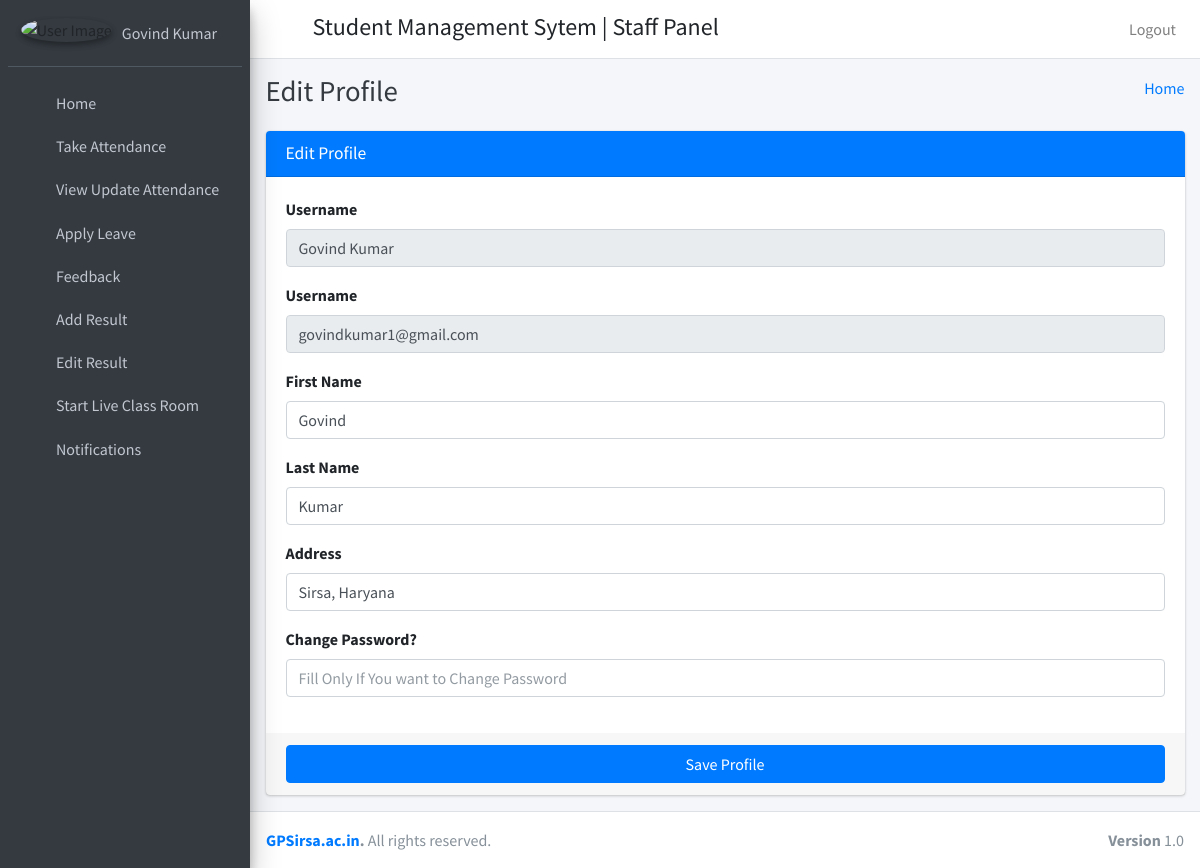
Page /staff_profile (signed in) on the committed database.
### student_management_app/models.py (models this page shows)
class CustomUser(AbstractUser):
    user_type_data=((1,"HOD"),(2,"Staff"),(3,"Student"))
    user_type=models.CharField(default=1,choices=user_type_data,max_length=10)

class Staffs(models.Model):
    id=models.AutoField(primary_key=True)
    admin=models.OneToOneField(CustomUser,on_delete=models.CASCADE)
    address=models.TextField()
    created_at=models.DateTimeField(auto_now_add=True)
    updated_at=models.DateTimeField(auto_now_add=True)
    fcm_token=models.TextField(default="")
    objects=models.Manager()

### student_management_app/StaffViews.py (the view)
# urls.py: path('staff_profile', StaffViews.staff_profile, name="staff_profile"),
def staff_profile(request):
    user=CustomUser.objects.get(id=request.user.id)
    staff=Staffs.objects.get(admin=user)
    return render(request,"staff_template/staff_profile.html",{"user":user,"staff":staff})

### student_management_app/templates/staff_template/staff_profile.html (shortened to what this page needs)
{% extends 'staff_template/base_template.html' %}
{% block page_title %}
Edit Profile
{% endblock page_title %}
{% block main_content %}
    <section class="content">
      <div class="container-fluid">
          <div class="row">
              <div class="col-md-12">
            <div class="card card-primary">
              <div class="card-header">
                <h3 class="card-title">Edit Profile</h3>
              </div>
              <form role="form" action="{% url 'staff_profile_save' %}" method="post">
                <div class="card-body">
                  <div class="form-group">
                    <label>Username</label>
                    <input type="text" class="form-control" name="username" value="{{ user.username }}" disabled="disabled">
                  </div>
                  <div class="form-group">
                    <label>Username</label>
                    <input type="text" class="form-control" name="username" value="{{ user.email }}" disabled="disabled">
                  </div>
                   <div class="form-group">
                    <label>First Name</label>
                    <input type="text" class="form-control" name="first_name" value="{{ user.first_name }}">
                  </div>
                  <div class="form-group">
                    <label>Last Name</label>
                    <input type="text" class="form-control" name="last_name" value="{{ user.last_name }}">
                  </div>
                   <div class="form-group">
                    <label>Address</label>
                    <input type="text" class="form-control" name="address" value="{{ staff.address }}">
                  </div>
                   <div class="form-group">
                    <label>Change Password?</label>
                    <input type="text" class="form-control" name="password" placeholder="Fill Only If You want to Change Password">
                  </div>
                </div>
                <div class="card-footer">
                  <button type="submit" class="btn btn-primary btn-block">Save Profile</button>
                </div>
              </form>
            </div>
          </div>
          </div>
      </div>
    </section>
{% endblock main_content %}

### student_management_app/templates/staff_template/sidebar_template.html
{% load static %}
  <aside class="main-sidebar sidebar-dark-primary elevation-4">
    <div class="sidebar">
      <div class="user-panel mt-3 pb-3 mb-3 d-flex">
        <div class="image">
          <img src="{% static "dist/img/user1-128x128.jpg" %}" class="img-circle elevation-2" alt="User Image">
        </div>
        <div class="info">
          <a href="{% url 'staff_profile' %}" class="d-block">{{ user.username }}</a>
        </div>
      </div>
      <nav class="mt-2">
        <ul class="nav nav-pills nav-sidebar flex-column" data-widget="treeview" role="menu" data-accordion="false">
          <li class="nav-item">
            {% url 'staff_home' as staff_home %}
            <a href="{{ staff_home }}" class="nav-link {% if request.path == staff_home %} active {% endif %}">
              <i class="nav-icon fas fa-th"></i>
              <p>
                Home
              </p>
            </a>
          </li>
          <li class="nav-item">
            {% url 'staff_take_attendance' as staff_take_attendance %}
            <a href="{{ staff_take_attendance }}" class="nav-link {% if request.path == staff_take_attendance %} active {% endif %}">
              <i class="nav-icon fas fa-th"></i>
              <p>
                Take Attendance
              </p>
            </a>
          </li>
           <li class="nav-item">
            {% url 'staff_update_attendance' as staff_update_attendance %}
            <a href="{{ staff_update_attendance }}" class="nav-link {% if request.path == staff_update_attendance %} active {% endif %}">
              <i class="nav-icon fas fa-th"></i>
              <p>
                View Update Attendance
              </p>
            </a>
          </li>
          <li class="nav-item">
            {% url 'staff_apply_leave' as staff_apply_leave %}
            <a href="{{ staff_apply_leave }}" class="nav-link {% if request.path == staff_apply_leave %} active {% endif %}">
              <i class="nav-icon fas fa-th"></i>
              <p>
                Apply Leave
              </p>
            </a>
          </li>
          <li class="nav-item">
            {% url 'staff_feedback' as staff_feedback %}
            <a href="{{ staff_feedback }}" class="nav-link {% if request.path == staff_feedback %} active {% endif %}">
              <i class="nav-icon fas fa-th"></i>
              <p>
                Feedback
              </p>
            </a>
          </li>
          <li class="nav-item">
            {% url 'staff_add_result' as staff_add_result %}
            <a href="{{ staff_add_result }}" class="nav-link {% if request.path == staff_add_result %} active {% endif %}">
              <i class="nav-icon fas fa-th"></i>
              <p>
                Add Result
              </p>
            </a>
          </li>
          <li class="nav-item">
            {% url 'edit_student_result' as edit_student_result %}
            <a href="{{ edit_student_result }}" class="nav-link {% if request.path == edit_student_result %} active {% endif %}">
              <i class="nav-icon fas fa-th"></i>
              <p>
                Edit Result
              </p>
            </a>
          </li>
          <li class="nav-item">
            {% url 'start_live_classroom' as start_live_classroom %}
            <a href="{{ start_live_classroom }}" class="nav-link {% if request.path == start_live_classroom %} active {% endif %}">
              <i class="nav-icon fas fa-th"></i>
              <p>
                Start Live Class Room
              </p>
            </a>
          </li>
           <li class="nav-item">
            {% url 'staff_all_notification' as staff_all_notification %}
            <a href="{{ staff_all_notification }}" class="nav-link {% if request.path == staff_all_notification %} active {% endif %}">
              <i class="nav-icon fas fa-th"></i>
              <p>
                Notifications
              </p>
            </a>
          </li>
        </ul>
      </nav>
    </div>
  </aside>

### rows in the picture
CustomUser: username "Govind Kumar", username "govindkumar1@gmail.com", first_name "Govind", last_name "Kumar"
Staffs: address "Sirsa, Haryana"
